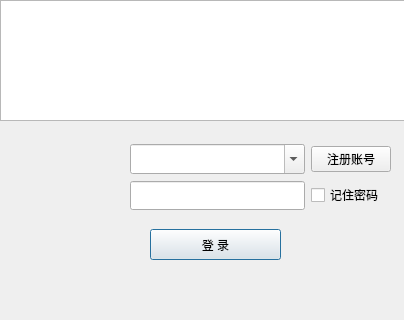
<?xml version="1.0" encoding="UTF-8"?>
<ui version="4.0">
 <class>LoginDialog</class>
 <widget class="QDialog" name="LoginDialog">
  <property name="windowModality">
   <enum>Qt::NonModal</enum>
  </property>
  <property name="geometry">
   <rect>
    <x>0</x>
    <y>0</y>
    <width>404</width>
    <height>320</height>
   </rect>
  </property>
  <property name="minimumSize">
   <size>
    <width>404</width>
    <height>320</height>
   </size>
  </property>
  <property name="maximumSize">
   <size>
    <width>404</width>
    <height>320</height>
   </size>
  </property>
  <property name="font">
   <font>
    <pointsize>9</pointsize>
   </font>
  </property>
  <property name="windowTitle">
   <string>Dialog</string>
  </property>
  <property name="styleSheet">
   <string notr="true"/>
  </property>
  <widget class="QGraphicsView" name="graphicsView">
   <property name="geometry">
    <rect>
     <x>0</x>
     <y>0</y>
     <width>411</width>
     <height>121</height>
    </rect>
   </property>
   <property name="styleSheet">
    <string notr="true">border-image: url(:/image/bg_1.jpg);</string>
   </property>
  </widget>
  <widget class="QWidget" name="widget" native="true">
   <property name="enabled">
    <bool>true</bool>
   </property>
   <property name="geometry">
    <rect>
     <x>0</x>
     <y>119</y>
     <width>411</width>
     <height>201</height>
    </rect>
   </property>
   <property name="styleSheet">
    <string notr="true"/>
   </property>
   <widget class="QPushButton" name="loginBtn">
    <property name="geometry">
     <rect>
      <x>150</x>
      <y>110</y>
      <width>131</width>
      <height>31</height>
     </rect>
    </property>
    <property name="text">
     <string>登 录</string>
    </property>
   </widget>
   <widget class="QLabel" name="headIconLbl">
    <property name="geometry">
     <rect>
      <x>10</x>
      <y>30</y>
      <width>101</width>
      <height>101</height>
     </rect>
    </property>
    <property name="styleSheet">
     <string notr="true"/>
    </property>
    <property name="text">
     <string/>
    </property>
   </widget>
   <widget class="QWidget" name="layoutWidget">
    <property name="geometry">
     <rect>
      <x>130</x>
      <y>18</y>
      <width>261</width>
      <height>81</height>
     </rect>
    </property>
    <layout class="QGridLayout" name="gridLayout">
     <property name="verticalSpacing">
      <number>0</number>
     </property>
     <item row="0" column="0">
      <widget class="QComboBox" name="idComboBox">
       <property name="font">
        <font>
         <family>微软雅黑</family>
         <pointsize>11</pointsize>
        </font>
       </property>
       <property name="editable">
        <bool>true</bool>
       </property>
      </widget>
     </item>
     <item row="0" column="1">
      <widget class="QPushButton" name="registerBtn">
       <property name="styleSheet">
        <string notr="true">font: 75 9pt &quot;Courier New&quot;;</string>
       </property>
       <property name="text">
        <string>注册账号</string>
       </property>
      </widget>
     </item>
     <item row="1" column="0">
      <widget class="QLineEdit" name="passwdLineEdit">
       <property name="font">
        <font>
         <family>Calibri</family>
         <pointsize>12</pointsize>
         <weight>50</weight>
         <italic>false</italic>
         <bold>false</bold>
        </font>
       </property>
       <property name="styleSheet">
        <string notr="true">font: 12pt &quot;Calibri&quot;;</string>
       </property>
       <property name="echoMode">
        <enum>QLineEdit::Password</enum>
       </property>
      </widget>
     </item>
     <item row="1" column="1">
      <widget class="QCheckBox" name="savePwdChkBox">
       <property name="text">
        <string>记住密码</string>
       </property>
      </widget>
     </item>
    </layout>
   </widget>
  </widget>
 </widget>
 <tabstops>
  <tabstop>idComboBox</tabstop>
  <tabstop>passwdLineEdit</tabstop>
  <tabstop>savePwdChkBox</tabstop>
  <tabstop>loginBtn</tabstop>
  <tabstop>registerBtn</tabstop>
  <tabstop>graphicsView</tabstop>
 </tabstops>
 <resources/>
 <connections/>
 <slots>
  <slot>login()</slot>
 </slots>
</ui>
